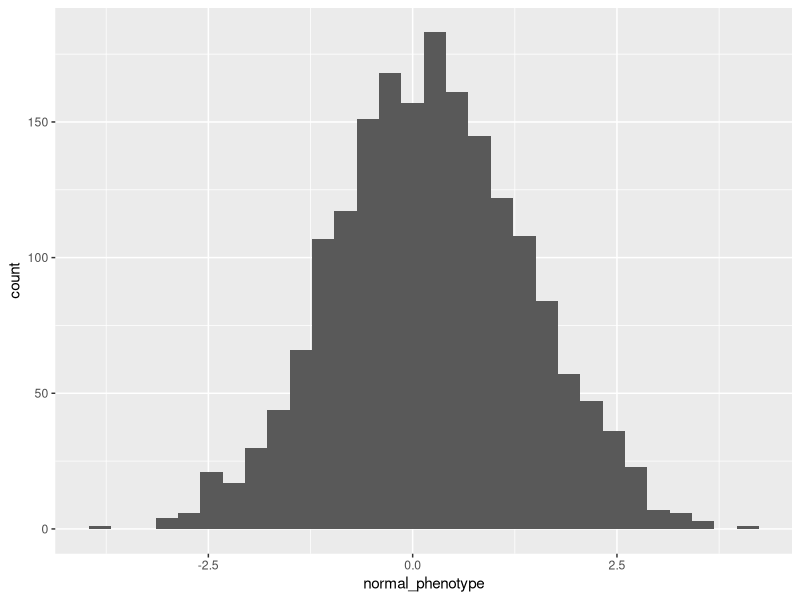

The R source for this figure:
## ---- chunk 1
knitr::opts_chunk$set(echo = TRUE)
library('lme4')
suppressPackageStartupMessages(library(tidyverse))
## ---- chunk 2
# Table of line names and cohorts
lines <- tibble(
  cohort = c( rep("cohort1", 211), rep("cohort2", 206), rep("cohort3", 207) )
) %>% 
  mutate(
    line = paste0(cohort, "_", 1:length(cohort))
  )
# Print the first 6 lines
head(lines)
# There is a row for each line
nrow(lines)
## ---- chunk 3
nreps <- 3
exp_design = vector('list', nreps) # An empty list
# Randomise the order of lines in each replicate
for (r in 1:nreps){
  exp_design[[r]] <- lines[sample(1:nrow(lines)),] %>% 
    mutate(replicate = r)
}
exp_design <- bind_rows(exp_design)

# Print the first 6 lines
head(exp_design)
# There are 1872 lines, which is 3*622
nrow(exp_design)
## ---- chunk 4
ntrays <- 39
exp_design <- exp_design %>% 
  mutate(
    tray = rep(1:ntrays, each=48)
    )
## ---- chunk 5

cohort_effects <- tibble(
  cohort = unique(exp_design$cohort),
  cohort_effect = rnorm(n=3, sd=0.01)
)
cohort_effects
## ---- chunk 6
replicate_effects <- tibble(
  replicate = 1:nreps,
  replicate_effect = rnorm(n=nreps, sd=0.2)
)

genetic_effects  <- tibble(
    line = lines$line,
    genetic_effect = rnorm(n=nrow(lines), sd=0.5)
  )

tray_effects <- tibble(
  tray = 1:ntrays,
  tray_effect = rnorm(n=ntrays, sd = 0.1)
  
)
## ---- chunk 7
head(genetic_effects)
## ---- chunk 8
exp_design <- exp_design %>% 
  left_join(cohort_effects, by = "cohort") %>% 
  left_join(replicate_effects, by ='replicate') %>% 
  left_join(genetic_effects, by='line') %>%
  left_join(tray_effects, by = 'tray')
## ---- chunk 9
exp_design <- exp_design %>% 
  mutate(
    normal_phenotype = cohort_effect + replicate_effect + genetic_effect + tray_effect + rnorm(nrow(exp_design), 0.19)
  )
## ---- chunk 10
exp_design %>% 
  ggplot(aes(x = normal_phenotype)) + 
  geom_histogram()
